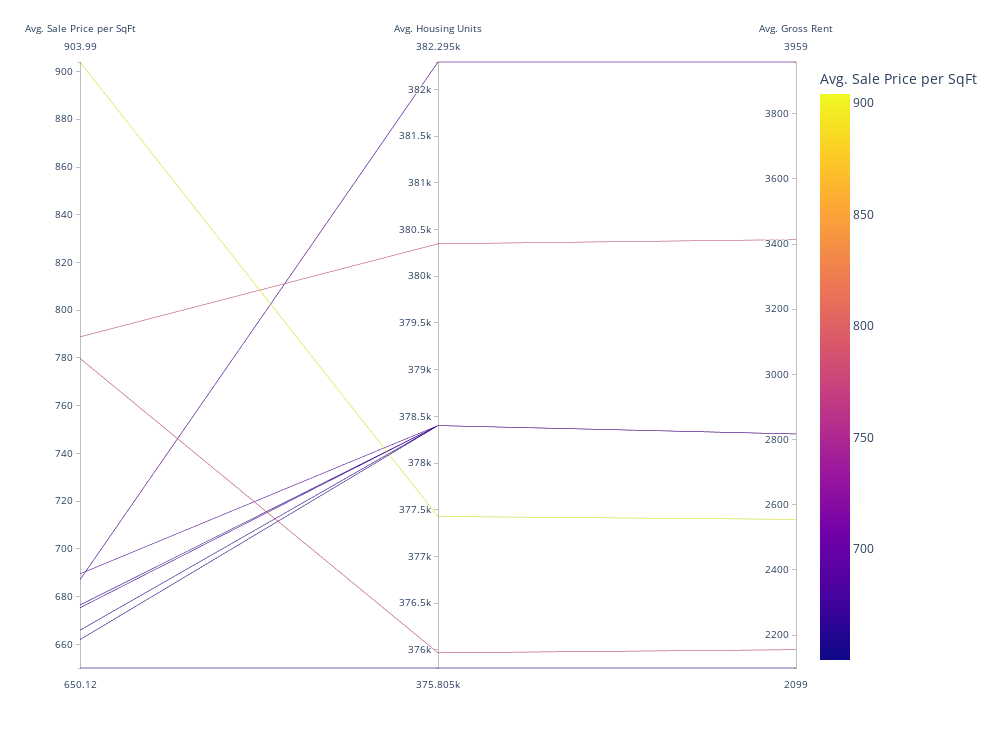

Write notebook code for a chart like this one.
### Code cell
#Create a parallel coordinates plot for the average sale price per sqft, average housing units, and average gross rent.
px.parallel_coordinates(
    sfo_expensive_neighborhoods, 
    color="avg_sale_price_sqr_foot",
    labels={
        "avg_sale_price_sqr_foot": "Avg. Sale Price per SqFt",
        "avg_housing_units": "Avg. Housing Units",
        "avg_gross_rent":"Avg. Gross Rent"
    },
    width=1000,
    height=750)

### Figure 1 — Plotly figure (JSON) as saved in the notebook; plotly's stock layout.template omitted (floating-point values rounded to 4 significant figures)
{"data": [{"dimensions": [{"label": "Avg. Sale Price per SqFt", "values": [904.0, 788.8, 779.8, 689.6, 687.1, 676.5, 675.4, 666.0, 662.0, 650.1]}, {"label": "Avg. Housing Units", "values": [377400.0, 380348, 376000.0, 378401, 382295, 378401, 378401, 378401, 378401, 375805]}, {"label": "Avg. Gross Rent", "values": [2555.0, 3414, 2155.0, 2817.0, 3959, 2817.0, 2817.0, 2817.0, 2817.0, 2099]}], "domain": {"x": [0, 1], "y": [0, 1]}, "line": {"color": [904.0, 788.8, 779.8, 689.6, 687.1, 676.5, 675.4, 666.0, 662.0, 650.1], "coloraxis": "coloraxis"}, "name": "", "type": "parcoords"}], "layout": {"coloraxis": {"colorbar": {"title": {"text": "Avg. Sale Price per SqFt"}}, "colorscale": [[0, "#0d0887"], [0.1111, "#46039f"], [0.2222, "#7201a8"], [0.3333, "#9c179e"], [0.4444, "#bd3786"], [0.5556, "#d8576b"], [0.6667, "#ed7953"], [0.7778, "#fb9f3a"], [0.8889, "#fdca26"], [1, "#f0f921"]]}, "height": 750, "legend": {"tracegroupgap": 0}, "margin": {"t": 60}, "width": 1000}}
